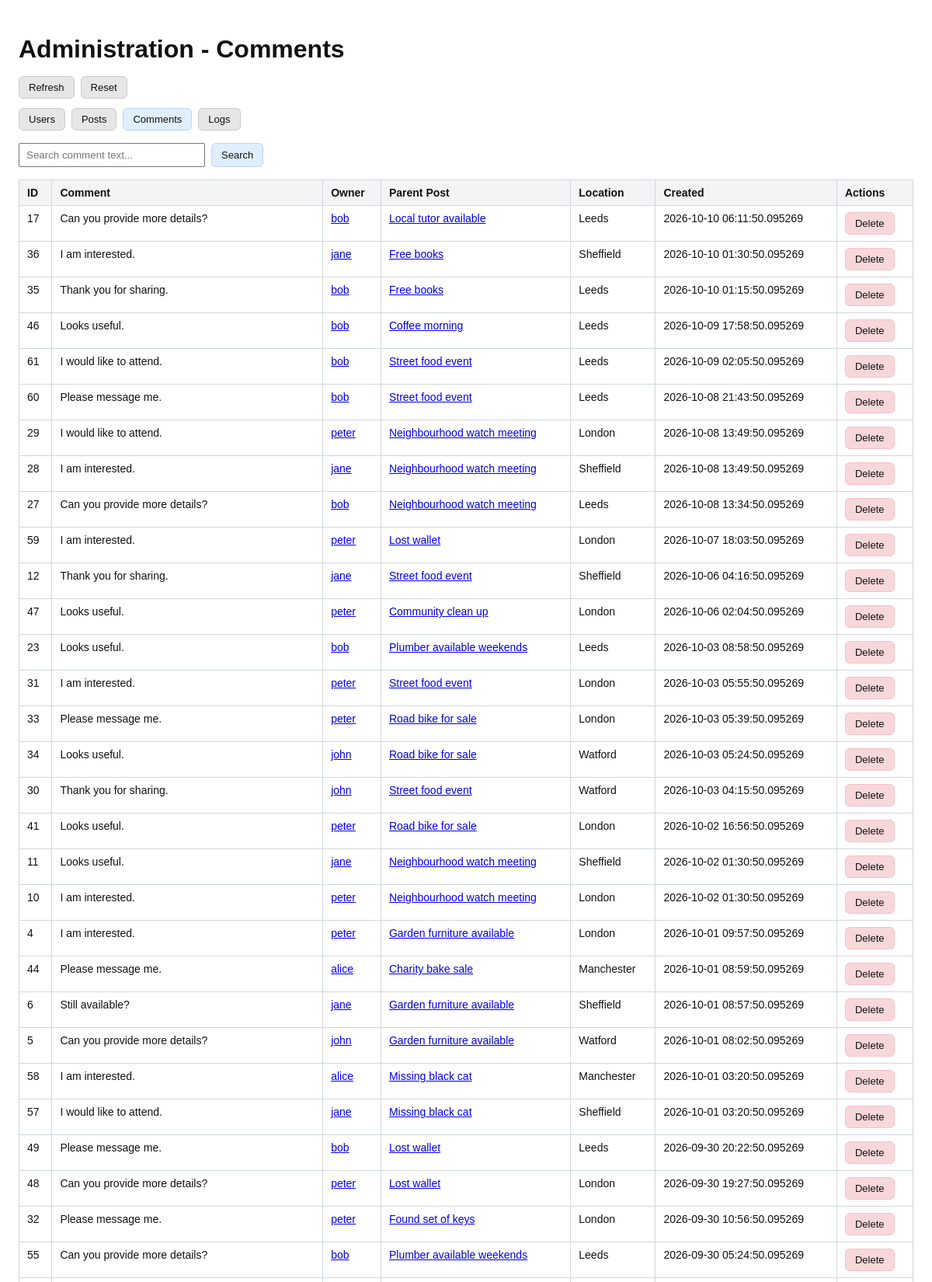
The page /comments (upper part) on the database its author committed.
### models/models.py (models this page shows)
class Comment(db.Model):
    id = db.Column(
        db.Integer,
        primary_key=True
    )
    body = db.Column(
        db.Text,
        nullable=False
    )
    location = db.Column(
        db.String(120),
        nullable=False,
        default="Unknown"
    )
    created_at = db.Column(
        db.DateTime,
        default=datetime.utcnow,
        nullable=False
    )
    author_id = db.Column(
        db.Integer,
        db.ForeignKey("user.id"),
        nullable=False
    )
    post_id = db.Column(
        db.Integer,
        db.ForeignKey("post.id"),
        nullable=False
    )

class User(UserMixin, db.Model):
    id = db.Column(db.Integer, primary_key=True)
    username = db.Column(
        db.String(80),
        unique=True,
        nullable=False
    )
    password_hash = db.Column(
        db.String(255),
        nullable=False
    )
    default_location = db.Column(
        db.String(120),
        nullable=False,
        default="Unknown"
    )
    created_at = db.Column(
        db.DateTime,
        default=datetime.utcnow,
        nullable=False
    )
    last_login = db.Column(
        db.DateTime,
        nullable=True
    )
    last_successful_login_datetime = db.Column(
        db.DateTime,
        nullable=True
    )
    login_fail_count = db.Column(
        db.Integer,
        nullable=False,
        default=0
    )
    login_last_attempt_status = db.Column(
        db.String(20),
        nullable=False,
        default="SUCCESS"
    )
    login_last_failed_datetime = db.Column(
        db.DateTime,
        nullable=True
    )
    login_retry_after_datetime = db.Column(
        db.DateTime,
        nullable=True
    )
    security_fail_count = db.Column(
        db.Integer,
        nullable=False,
        default=0
    )
    security_last_attempt_status = db.Column(
        db.String(20),
        nullable=False,
        default="SUCCESS"
    )
    security_last_failed_datetime = db.Column(
        db.DateTime,
        nullable=True
    )
    security_retry_after_datetime = db.Column(
        db.DateTime,
        nullable=True
    )
    status = db.Column(
        db.String(20),
        nullable=False,
        default="active"
    )
    security_question = db.Column(
        db.String(255),
        nullable=False
    )
    security_answer_hash = db.Column(
        db.String(255),
        nullable=False
    )
    posts = db.relationship(
        "Post",
        backref="author",
        lazy=True
    )
    picked_posts = db.relationship(
        "PostPick",
        backref="user",
        lazy=True,
        cascade="all, delete-orphan"
    )
    comments = db.relationship(
        "Comment",
        backref="author",
        lazy=True,
        cascade="all, delete-orphan"
    )

class Post(db.Model):
    id = db.Column(db.Integer, primary_key=True)
    title = db.Column(
        db.String(200),
        nullable=False
    )
    body = db.Column(
        db.Text,
        nullable=False
    )
    category = db.Column(
        db.String(50),
        nullable=False
    )
    location = db.Column(
        db.String(120),
        nullable=False,
        default="Unknown"
    )
    visibility = db.Column(
        db.String(20),
        nullable=False,
        default="public"
    )
    comments_enabled = db.Column(
        db.Boolean,
        nullable=False,
        default=False
    )
    expires_in_days = db.Column(
        db.Integer,
        nullable=False,
        default=7,
        server_default="7"
    )
    created_at = db.Column(
        db.DateTime,
        default=datetime.utcnow
    )
    author_id = db.Column(
        db.Integer,
        db.ForeignKey("user.id"),
        nullable=False
    )
    picks = db.relationship(
        "PostPick",
        backref="post",
        lazy=True,
        cascade="all, delete-orphan"
    )
    comments = db.relationship(
        "Comment",
        backref="post",
        lazy=True,
        cascade="all, delete-orphan"
    )

### admin.py (the view)
@admin_app.route("/comments")
def comments_browser():
    user_id = request.args.get("user_id", type=int)
    post_id = request.args.get("post_id", type=int)
    search_term = request.args.get("search", "").strip()
    comment_query = Comment.query.order_by(Comment.created_at.desc(), Comment.id.desc())
    if user_id is not None:
        comment_query = comment_query.filter_by(author_id=user_id)
    if post_id is not None:
        comment_query = comment_query.filter_by(post_id=post_id)
    filter_user = db.session.get(User, user_id) if user_id is not None else None
    matching_comments = comment_query.all()
    if search_term:
        matching_comments = [
            comment for comment in matching_comments
            if contains_word_prefix(comment.body, search_term)
        ]
    return render_template(
        "admin_comments.html",
        comments=matching_comments,
        filter_user=filter_user,
        filter_post_id=post_id,
        search_term=search_term,
    )

### utils/url_links.py (called while the page is built, shortened)
def linkify_urls(text):
    parts = []
    position = 0
    parts.append(escape(text[position:]))
    return Markup("").join(parts)

### templates/admin_comments.html (shortened to what this page needs)
<!DOCTYPE html>
<html>
<head>
</head>
<body>
    <h1>Administration - Comments</h1>
    <div class="toolbar">
        <a class="button" href="{{ request.full_path.rstrip('?') }}">Refresh</a>
        <a class="button" href="{{ url_for('comments_browser') }}">Reset</a>
    </div>
    <nav class="nav" aria-label="Admin browsers">
        <a class="button" href="{{ url_for('users') }}">Users</a>
        <a class="button" href="{{ url_for('posts_browser') }}">Posts</a>
        <a class="button primary" href="{{ url_for('comments_browser') }}">Comments</a>
        <a class="button" href="{{ url_for('logs_browser') }}">Logs</a>
    </nav>
    <form class="search-form" method="get" action="{{ url_for('comments_browser') }}">
        <input type="search" name="search" value="{{ search_term }}" placeholder="Search comment text..." aria-label="Search comment text">
        <button class="button primary" type="submit">Search</button>
    </form>
    <table>
        <thead>
            <tr><th>ID</th><th>Comment</th><th>Owner</th><th>Parent Post</th><th>Location</th><th>Created</th><th>Actions</th></tr>
        </thead>
        <tbody>
            {% for comment in comments %}
            <tr>
                <td>{{ comment.id }}</td>
                <td class="body">{{ comment.body|linkify_urls }}</td>
                <td><a href="{{ url_for('users', user_id=comment.author_id) }}">{{ comment.author.username }}</a></td>
                <td><a href="{{ url_for('posts_browser', post_id=comment.post_id) }}">{{ comment.post.title }}</a></td>
                <td>{{ comment.location }}</td>
                <td>{{ comment.created_at }}</td>
                <td><a class="button danger" href="{{ url_for('delete_comment', comment_id=comment.id) }}">Delete</a></td>
            </tr>
            {% else %}
            <tr><td colspan="7">No comments found.</td></tr>
            {% endfor %}
        </tbody>
    </table>
</body>
</html>

### templates/admin_comments.html (style rules this page uses)
body { font-family: Arial, sans-serif; max-width: 1400px; margin: 0 auto; padding: 24px; color: #111; }
h1 { margin-bottom: 16px; }
.toolbar, .nav { display: flex; flex-wrap: wrap; align-items: center; gap: 8px; }
.toolbar { margin-bottom: 12px; }
.nav { margin-bottom: 16px; }
.button { display: inline-block; padding: 6px 12px; border: 1px solid #ccc; background: #e6e6e6; border-radius: 6px; color: #111; text-decoration: none; cursor: pointer; font-size: 13px; }
.button.primary { background: #dfefff; border-color: #b8d4ff; }
.button.danger { background: #f8d7da; border-color: #f5c2c7; }
.search-form { display: flex; gap: 8px; margin-bottom: 16px; }
.search-form input { min-width: 240px; padding: 6px 8px; }
table { width: 100%; border-collapse: collapse; font-size: 14px; }
th, td { border: 1px solid #d0d7de; padding: 8px 10px; text-align: left; vertical-align: top; background: #fff; }
th { background: #f3f4f6; }
td.body { min-width: 280px; white-space: pre-wrap; }

### rows shown on the page
Comment: id "17", body|linkify_urls "Can you provide more details?", author.username "bob", post "Local tutor available", location "Leeds", created_at "2026-10-10 06:11:50.095269"
Comment: id "36", body|linkify_urls "I am interested.", author.username "jane", post "Free books", location "Sheffield", created_at "2026-10-10 01:30:50.095269"
Comment: id "35", body|linkify_urls "Thank you for sharing.", author.username "bob", post "Free books", location "Leeds", created_at "2026-10-10 01:15:50.095269"
Comment: id "46", body|linkify_urls "Looks useful.", author.username "bob", post "Coffee morning", location "Leeds", created_at "2026-10-09 17:58:50.095269"
Comment: id "61", body|linkify_urls "I would like to attend.", author.username "bob", post "Street food event", location "Leeds", created_at "2026-10-09 02:05:50.095269"
Comment: id "60", body|linkify_urls "Please message me.", author.username "bob", post "Street food event", location "Leeds", created_at "2026-10-08 21:43:50.095269"
Comment: id "29", body|linkify_urls "I would like to attend.", author.username "peter", post "Neighbourhood watch meeting", location "London", created_at "2026-10-08 13:49:50.095269"
Comment: id "28", body|linkify_urls "I am interested.", author.username "jane", post "Neighbourhood watch meeting", location "Sheffield", created_at "2026-10-08 13:49:50.095269"
Comment: id "27", body|linkify_urls "Can you provide more details?", author.username "bob", post "Neighbourhood watch meeting", location "Leeds", created_at "2026-10-08 13:34:50.095269"
Comment: id "59", body|linkify_urls "I am interested.", author.username "peter", post "Lost wallet", location "London", created_at "2026-10-07 18:03:50.095269"
Comment: id "12", body|linkify_urls "Thank you for sharing.", author.username "jane", post "Street food event", location "Sheffield", created_at "2026-10-06 04:16:50.095269"
Comment: id "47", body|linkify_urls "Looks useful.", author.username "peter", post "Community clean up", location "London", created_at "2026-10-06 02:04:50.095269"
Comment: id "23", body|linkify_urls "Looks useful.", author.username "bob", post "Plumber available weekends", location "Leeds", created_at "2026-10-03 08:58:50.095269"
Comment: id "31", body|linkify_urls "I am interested.", author.username "peter", post "Street food event", location "London", created_at "2026-10-03 05:55:50.095269"
Comment: id "33", body|linkify_urls "Please message me.", author.username "peter", post "Road bike for sale", location "London", created_at "2026-10-03 05:39:50.095269"
Comment: id "34", body|linkify_urls "Looks useful.", author.username "john", post "Road bike for sale", location "Watford", created_at "2026-10-03 05:24:50.095269"
Comment: id "30", body|linkify_urls "Thank you for sharing.", author.username "john", post "Street food event", location "Watford", created_at "2026-10-03 04:15:50.095269"
Comment: id "41", body|linkify_urls "Looks useful.", author.username "peter", post "Road bike for sale", location "London", created_at "2026-10-02 16:56:50.095269"
Comment: id "11", body|linkify_urls "Looks useful.", author.username "jane", post "Neighbourhood watch meeting", location "Sheffield", created_at "2026-10-02 01:30:50.095269"
Comment: id "10", body|linkify_urls "I am interested.", author.username "peter", post "Neighbourhood watch meeting", location "London", created_at "2026-10-02 01:30:50.095269"
Comment: id "4", body|linkify_urls "I am interested.", author.username "peter", post "Garden furniture available", location "London", created_at "2026-10-01 09:57:50.095269"
Comment: id "44", body|linkify_urls "Please message me.", author.username "alice", post "Charity bake sale", location "Manchester", created_at "2026-10-01 08:59:50.095269"
Comment: id "6", body|linkify_urls "Still available?", author.username "jane", post "Garden furniture available", location "Sheffield", created_at "2026-10-01 08:57:50.095269"
Comment: id "5", body|linkify_urls "Can you provide more details?", author.username "john", post "Garden furniture available", location "Watford", created_at "2026-10-01 08:02:50.095269"
Comment: id "58", body|linkify_urls "I am interested.", author.username "alice", post "Missing black cat", location "Manchester", created_at "2026-10-01 03:20:50.095269"
Comment: id "57", body|linkify_urls "I would like to attend.", author.username "jane", post "Missing black cat", location "Sheffield", created_at "2026-10-01 03:20:50.095269"
Comment: id "49", body|linkify_urls "Please message me.", author.username "bob", post "Lost wallet", location "Leeds", created_at "2026-09-30 20:22:50.095269"
Comment: id "48", body|linkify_urls "Can you provide more details?", author.username "peter", post "Lost wallet", location "London", created_at "2026-09-30 19:27:50.095269"
Comment: id "32", body|linkify_urls "Please message me.", author.username "peter", post "Found set of keys", location "London", created_at "2026-09-30 10:56:50.095269"
Comment: id "55", body|linkify_urls "Can you provide more details?", author.username "bob", post "Plumber available weekends", location "Leeds", created_at "2026-09-30 05:24:50.095269"
